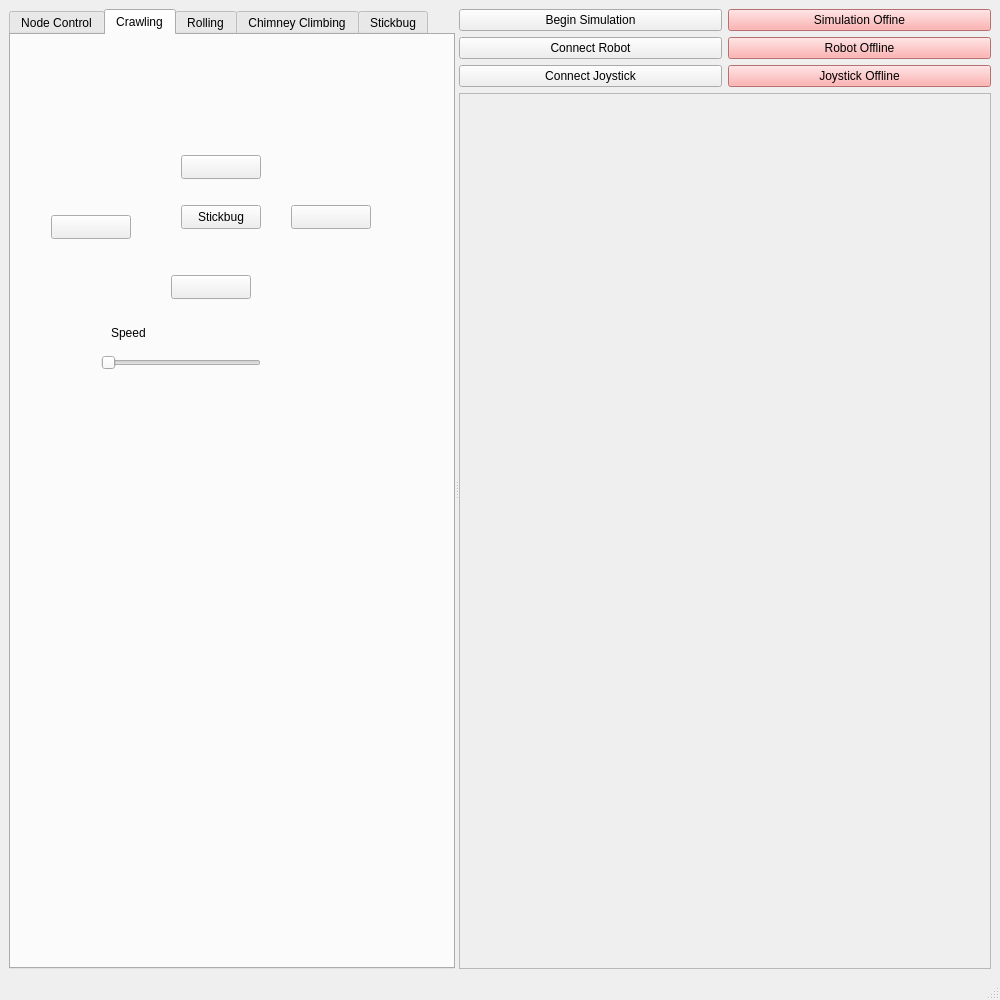
<?xml version="1.0" encoding="UTF-8"?>
<ui version="4.0">
 <class>MainWindow</class>
 <widget class="QMainWindow" name="MainWindow">
  <property name="geometry">
   <rect>
    <x>0</x>
    <y>0</y>
    <width>1000</width>
    <height>1000</height>
   </rect>
  </property>
  <property name="windowTitle">
   <string>MainWindow</string>
  </property>
  <widget class="QWidget" name="centralwidget">
   <layout class="QVBoxLayout" name="verticalLayout_2">
    <item>
     <widget class="QSplitter" name="Full_Splitter">
      <property name="orientation">
       <enum>Qt::Orientation::Vertical</enum>
      </property>
      <widget class="QSplitter" name="Bottom_Splitter">
       <property name="orientation">
        <enum>Qt::Orientation::Horizontal</enum>
       </property>
       <widget class="QTabWidget" name="control_tabs">
        <property name="currentIndex">
         <number>1</number>
        </property>
        <widget class="QWidget" name="node_tab">
         <attribute name="title">
          <string>Node Control</string>
         </attribute>
         <widget class="QSpinBox" name="spinBox">
          <property name="geometry">
           <rect>
            <x>220</x>
            <y>20</y>
            <width>121</width>
            <height>25</height>
           </rect>
          </property>
         </widget>
         <widget class="QLabel" name="label_2">
          <property name="geometry">
           <rect>
            <x>110</x>
            <y>20</y>
            <width>49</width>
            <height>16</height>
           </rect>
          </property>
          <property name="text">
           <string>Node</string>
          </property>
         </widget>
         <widget class="QPushButton" name="pushButton_2">
          <property name="geometry">
           <rect>
            <x>59</x>
            <y>190</y>
            <width>101</width>
            <height>31</height>
           </rect>
          </property>
          <property name="text">
           <string/>
          </property>
          <property name="icon">
           <iconset theme="QIcon::ThemeIcon::MediaSeekBackward"/>
          </property>
         </widget>
         <widget class="QLineEdit" name="lineEdit">
          <property name="geometry">
           <rect>
            <x>270</x>
            <y>190</y>
            <width>113</width>
            <height>24</height>
           </rect>
          </property>
         </widget>
         <widget class="QLabel" name="label_3">
          <property name="geometry">
           <rect>
            <x>280</x>
            <y>160</y>
            <width>49</width>
            <height>16</height>
           </rect>
          </property>
          <property name="text">
           <string>Position</string>
          </property>
         </widget>
         <widget class="QLabel" name="label_4">
          <property name="geometry">
           <rect>
            <x>90</x>
            <y>160</y>
            <width>49</width>
            <height>16</height>
           </rect>
          </property>
          <property name="text">
           <string>X Axis</string>
          </property>
         </widget>
         <widget class="QLabel" name="label_5">
          <property name="geometry">
           <rect>
            <x>270</x>
            <y>240</y>
            <width>49</width>
            <height>16</height>
           </rect>
          </property>
          <property name="text">
           <string>Position</string>
          </property>
         </widget>
         <widget class="QLabel" name="label_6">
          <property name="geometry">
           <rect>
            <x>80</x>
            <y>240</y>
            <width>49</width>
            <height>16</height>
           </rect>
          </property>
          <property name="text">
           <string>Y Axis</string>
          </property>
         </widget>
         <widget class="QLineEdit" name="lineEdit_2">
          <property name="geometry">
           <rect>
            <x>260</x>
            <y>270</y>
            <width>113</width>
            <height>24</height>
           </rect>
          </property>
         </widget>
         <widget class="QLabel" name="label_7">
          <property name="geometry">
           <rect>
            <x>270</x>
            <y>340</y>
            <width>49</width>
            <height>16</height>
           </rect>
          </property>
          <property name="text">
           <string>Position</string>
          </property>
         </widget>
         <widget class="QLabel" name="label_8">
          <property name="geometry">
           <rect>
            <x>80</x>
            <y>340</y>
            <width>49</width>
            <height>16</height>
           </rect>
          </property>
          <property name="text">
           <string>Z Axis</string>
          </property>
         </widget>
         <widget class="QLineEdit" name="lineEdit_3">
          <property name="geometry">
           <rect>
            <x>260</x>
            <y>370</y>
            <width>113</width>
            <height>24</height>
           </rect>
          </property>
         </widget>
         <widget class="QPushButton" name="pushButton_14">
          <property name="geometry">
           <rect>
            <x>170</x>
            <y>190</y>
            <width>101</width>
            <height>31</height>
           </rect>
          </property>
          <property name="text">
           <string/>
          </property>
          <property name="icon">
           <iconset theme="QIcon::ThemeIcon::MediaSeekForward"/>
          </property>
         </widget>
         <widget class="QPushButton" name="pushButton_15">
          <property name="geometry">
           <rect>
            <x>151</x>
            <y>280</y>
            <width>101</width>
            <height>31</height>
           </rect>
          </property>
          <property name="text">
           <string/>
          </property>
          <property name="icon">
           <iconset theme="QIcon::ThemeIcon::MediaSeekForward"/>
          </property>
         </widget>
         <widget class="QPushButton" name="pushButton_3">
          <property name="geometry">
           <rect>
            <x>40</x>
            <y>280</y>
            <width>101</width>
            <height>31</height>
           </rect>
          </property>
          <property name="text">
           <string/>
          </property>
          <property name="icon">
           <iconset theme="QIcon::ThemeIcon::MediaSeekBackward"/>
          </property>
         </widget>
         <widget class="QPushButton" name="pushButton_16">
          <property name="geometry">
           <rect>
            <x>151</x>
            <y>370</y>
            <width>101</width>
            <height>31</height>
           </rect>
          </property>
          <property name="text">
           <string/>
          </property>
          <property name="icon">
           <iconset theme="QIcon::ThemeIcon::MediaSeekForward"/>
          </property>
         </widget>
         <widget class="QPushButton" name="pushButton_4">
          <property name="geometry">
           <rect>
            <x>40</x>
            <y>370</y>
            <width>101</width>
            <height>31</height>
           </rect>
          </property>
          <property name="text">
           <string/>
          </property>
          <property name="icon">
           <iconset theme="QIcon::ThemeIcon::MediaSeekBackward"/>
          </property>
         </widget>
        </widget>
        <widget class="QWidget" name="crawl_tab">
         <attribute name="title">
          <string>Crawling</string>
         </attribute>
         <widget class="QPushButton" name="pushButton_7">
          <property name="geometry">
           <rect>
            <x>170</x>
            <y>120</y>
            <width>80</width>
            <height>24</height>
           </rect>
          </property>
          <property name="text">
           <string/>
          </property>
          <property name="icon">
           <iconset theme="QIcon::ThemeIcon::GoUp"/>
          </property>
         </widget>
         <widget class="QPushButton" name="pushButton_8">
          <property name="geometry">
           <rect>
            <x>160</x>
            <y>240</y>
            <width>80</width>
            <height>24</height>
           </rect>
          </property>
          <property name="text">
           <string/>
          </property>
          <property name="icon">
           <iconset theme="QIcon::ThemeIcon::GoDown"/>
          </property>
         </widget>
         <widget class="QPushButton" name="pushButton_9">
          <property name="geometry">
           <rect>
            <x>280</x>
            <y>170</y>
            <width>80</width>
            <height>24</height>
           </rect>
          </property>
          <property name="text">
           <string/>
          </property>
          <property name="icon">
           <iconset theme="QIcon::ThemeIcon::MediaSeekForward"/>
          </property>
         </widget>
         <widget class="QPushButton" name="pushButton_10">
          <property name="geometry">
           <rect>
            <x>40</x>
            <y>180</y>
            <width>80</width>
            <height>24</height>
           </rect>
          </property>
          <property name="text">
           <string/>
          </property>
          <property name="icon">
           <iconset theme="QIcon::ThemeIcon::MediaSeekBackward"/>
          </property>
         </widget>
         <widget class="QPushButton" name="pushButton_11">
          <property name="geometry">
           <rect>
            <x>170</x>
            <y>170</y>
            <width>80</width>
            <height>24</height>
           </rect>
          </property>
          <property name="text">
           <string>Stickbug</string>
          </property>
         </widget>
         <widget class="QSlider" name="horizontalSlider">
          <property name="geometry">
           <rect>
            <x>90</x>
            <y>320</y>
            <width>160</width>
            <height>16</height>
           </rect>
          </property>
          <property name="orientation">
           <enum>Qt::Orientation::Horizontal</enum>
          </property>
         </widget>
         <widget class="QLabel" name="label_9">
          <property name="geometry">
           <rect>
            <x>100</x>
            <y>290</y>
            <width>49</width>
            <height>16</height>
           </rect>
          </property>
          <property name="text">
           <string>Speed</string>
          </property>
         </widget>
        </widget>
        <widget class="QWidget" name="roll_tab">
         <attribute name="title">
          <string>Rolling</string>
         </attribute>
         <widget class="QPushButton" name="pushButton_12">
          <property name="geometry">
           <rect>
            <x>160</x>
            <y>90</y>
            <width>80</width>
            <height>24</height>
           </rect>
          </property>
          <property name="text">
           <string>PushButton</string>
          </property>
         </widget>
         <widget class="QPushButton" name="pushButton_13">
          <property name="geometry">
           <rect>
            <x>160</x>
            <y>340</y>
            <width>80</width>
            <height>24</height>
           </rect>
          </property>
          <property name="text">
           <string>PushButton</string>
          </property>
         </widget>
        </widget>
        <widget class="QWidget" name="chimney_tab">
         <attribute name="title">
          <string>Chimney Climbing</string>
         </attribute>
        </widget>
        <widget class="QWidget" name="stickbug_tab">
         <attribute name="title">
          <string>Stickbug</string>
         </attribute>
         <layout class="QVBoxLayout" name="verticalLayout" stretch="0,0,0">
          <item>
           <widget class="QPushButton" name="sb_button">
            <property name="sizePolicy">
             <sizepolicy hsizetype="Minimum" vsizetype="Fixed">
              <horstretch>0</horstretch>
              <verstretch>0</verstretch>
             </sizepolicy>
            </property>
            <property name="minimumSize">
             <size>
              <width>0</width>
              <height>100</height>
             </size>
            </property>
            <property name="font">
             <font>
              <pointsize>36</pointsize>
             </font>
            </property>
            <property name="text">
             <string>Stickbug</string>
            </property>
           </widget>
          </item>
          <item>
           <layout class="QGridLayout" name="gridLayout" rowstretch="0,1" columnstretch="1,0" rowminimumheight="0,0">
            <item row="0" column="0">
             <widget class="QLabel" name="label">
              <property name="sizePolicy">
               <sizepolicy hsizetype="Preferred" vsizetype="Preferred">
                <horstretch>0</horstretch>
                <verstretch>0</verstretch>
               </sizepolicy>
              </property>
              <property name="text">
               <string>Stickbug Viciousness</string>
              </property>
             </widget>
            </item>
            <item row="1" column="1">
             <widget class="QLCDNumber" name="sb_queue"/>
            </item>
            <item row="1" column="0">
             <widget class="QSlider" name="sb_viciousness">
              <property name="sizePolicy">
               <sizepolicy hsizetype="Expanding" vsizetype="Fixed">
                <horstretch>0</horstretch>
                <verstretch>0</verstretch>
               </sizepolicy>
              </property>
              <property name="minimum">
               <number>1</number>
              </property>
              <property name="maximum">
               <number>10</number>
              </property>
              <property name="orientation">
               <enum>Qt::Orientation::Horizontal</enum>
              </property>
              <property name="invertedAppearance">
               <bool>false</bool>
              </property>
              <property name="invertedControls">
               <bool>false</bool>
              </property>
              <property name="tickPosition">
               <enum>QSlider::TickPosition::TicksAbove</enum>
              </property>
              <property name="tickInterval">
               <number>1</number>
              </property>
             </widget>
            </item>
           </layout>
          </item>
          <item>
           <spacer name="verticalSpacer">
            <property name="orientation">
             <enum>Qt::Orientation::Vertical</enum>
            </property>
            <property name="sizeHint" stdset="0">
             <size>
              <width>20</width>
              <height>40</height>
             </size>
            </property>
           </spacer>
          </item>
         </layout>
        </widget>
       </widget>
       <widget class="QWidget" name="verticalLayoutWidget">
        <layout class="QVBoxLayout" name="L2">
         <item>
          <layout class="QGridLayout" name="L21">
           <property name="topMargin">
            <number>0</number>
           </property>
           <item row="1" column="0">
            <widget class="QPushButton" name="bot_toggle">
             <property name="text">
              <string>Connect Robot</string>
             </property>
            </widget>
           </item>
           <item row="1" column="1">
            <widget class="QPushButton" name="bot_label">
             <property name="styleSheet">
              <string notr="true">background-color: rgb(255, 155, 155);
color: rgb(0, 0, 0);</string>
             </property>
             <property name="text">
              <string>Robot Offline</string>
             </property>
            </widget>
           </item>
           <item row="2" column="0">
            <widget class="QPushButton" name="js_toggle">
             <property name="text">
              <string>Connect Joystick</string>
             </property>
            </widget>
           </item>
           <item row="2" column="1">
            <widget class="QPushButton" name="js_label">
             <property name="styleSheet">
              <string notr="true">background-color: rgb(255, 155, 155);
color: rgb(0, 0, 0);</string>
             </property>
             <property name="text">
              <string>Joystick Offline</string>
             </property>
            </widget>
           </item>
           <item row="0" column="0">
            <widget class="QPushButton" name="sim_toggle">
             <property name="text">
              <string>Begin Simulation</string>
             </property>
            </widget>
           </item>
           <item row="0" column="1">
            <widget class="QPushButton" name="sim_label">
             <property name="styleSheet">
              <string notr="true">background-color: rgb(255, 155, 155);
color: rgb(0, 0, 0);</string>
             </property>
             <property name="text">
              <string>Simulation Offine</string>
             </property>
            </widget>
           </item>
          </layout>
         </item>
         <item>
          <widget class="QPlainTextEdit" name="term">
           <property name="enabled">
            <bool>false</bool>
           </property>
           <property name="readOnly">
            <bool>true</bool>
           </property>
          </widget>
         </item>
        </layout>
       </widget>
      </widget>
     </widget>
    </item>
   </layout>
  </widget>
  <widget class="QMenuBar" name="menubar">
   <property name="geometry">
    <rect>
     <x>0</x>
     <y>0</y>
     <width>1000</width>
     <height>21</height>
    </rect>
   </property>
  </widget>
  <widget class="QStatusBar" name="statusbar"/>
 </widget>
 <resources/>
 <connections/>
</ui>
